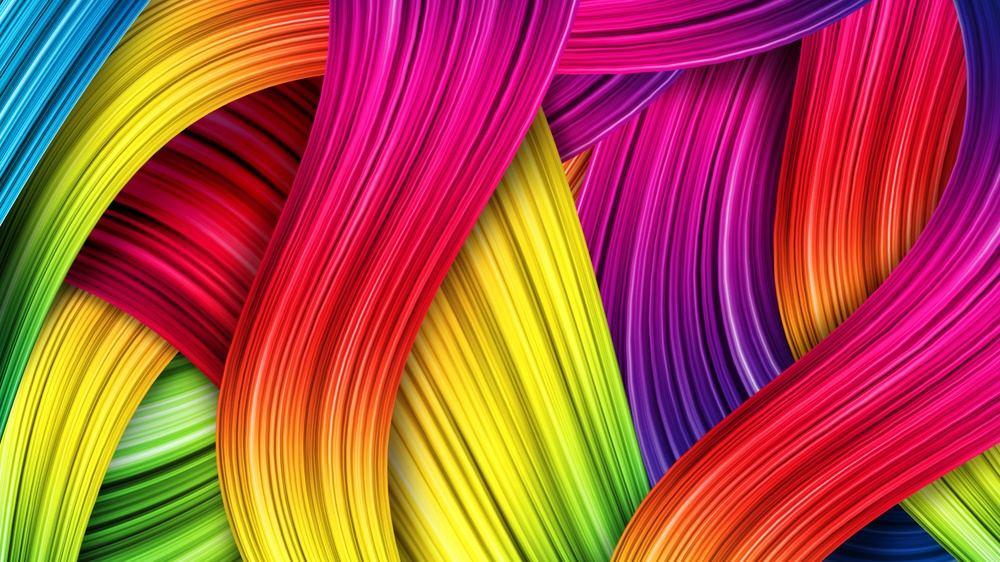
#> input picture image.jpeg, 1000 x 562 px, shrunk from 1920 x 1080 before the run
$ jupyter execute --allow-errors color.ipynb
#> lines starting #> are read from the running program, lines starting #| are printed output that depends on the picture
[cell 1]
import numpy as np
import cv2
from sklearn.cluster import MiniBatchKMeans
import matplotlib.pyplot as plt
import webcolors

def closest_color(requested_color):
    min_colors = {}
    for name, hex_value in webcolors.CSS3_NAMES_TO_HEX.items():
        r_c, g_c, b_c = webcolors.hex_to_rgb(hex_value)
        rd = (r_c - requested_color[0]) ** 2
        gd = (g_c - requested_color[1]) ** 2
        bd = (b_c - requested_color[2]) ** 2
        min_colors[(rd + gd + bd)] = name
    return min_colors[min(min_colors.keys())]

def generate_color_palette(image_path, num_colors):

#> called with image_path = 'image.jpeg', num_colors = 4
    image = cv2.imread(image_path)
#> image is the input picture: shape (562, 1000, 3); mean B, G, R 64.7, 81, 174.7

    image_rgb = cv2.cvtColor(image, cv2.COLOR_BGR2RGB)

    reshaped_image = image_rgb.reshape(-1, 3)


    gray_image = cv2.cvtColor(image, cv2.COLOR_BGR2GRAY)
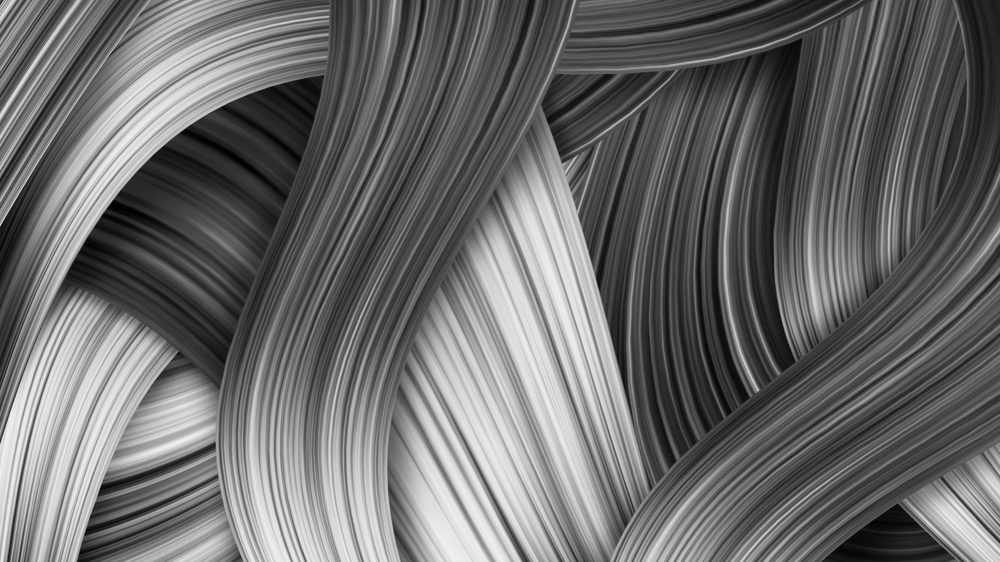
#> gray_image: shape (562, 1000); min 0, max 242, mean 107.2

    blurred_image = cv2.GaussianBlur(gray_image, (5, 5), 0)

    edges = cv2.Canny(blurred_image, 50, 150)
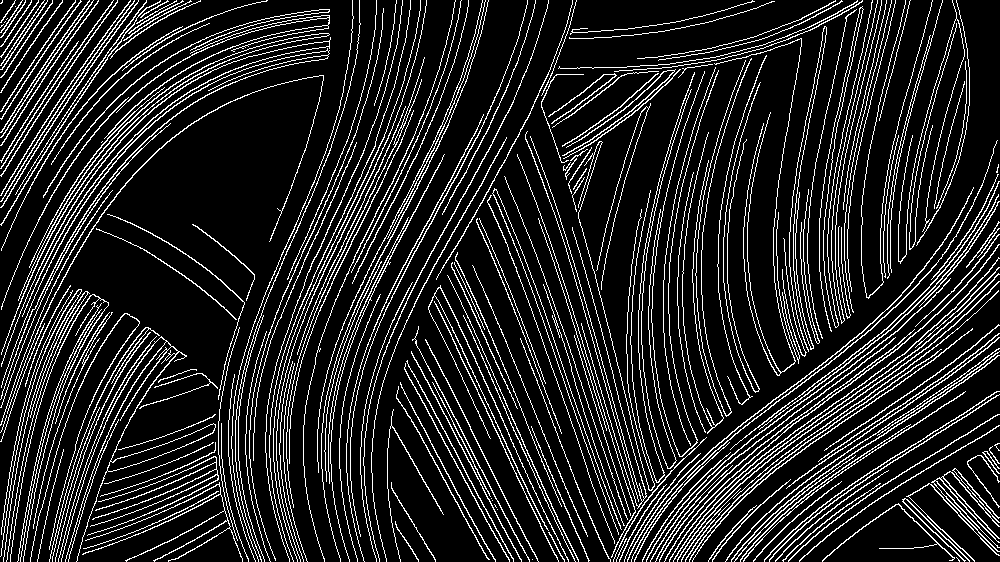
#> edges: shape (562, 1000); 14.6% white in thin lines or dots

    reshaped_edges = edges.reshape(-1, 1)


    features = np.concatenate((reshaped_image, reshaped_edges), axis=1)


    kmeans = MiniBatchKMeans(n_clusters=num_colors)
    kmeans.fit(features)
    colors = kmeans.cluster_centers_
    colors = colors[:, :3].astype(int)


    hex_values = []
    color_names = []


    fig, ax = plt.subplots(1, num_colors, figsize=(10, 2))

    for i, color in enumerate(colors):

        rgb_values = color / 255.

        hex_value = '#{:02x}{:02x}{:02x}'.format(color[0], color[1], color[2])
        hex_values.append(hex_value)

        color_name = closest_color(color)
        color_names.append(color_name)

        ax[i].add_patch(plt.Rectangle((0, 0), 1, 1, facecolor=rgb_values))
        ax[i].set_xlim((0, 1))
        ax[i].set_ylim((0, 1))
        ax[i].axis('off')
        ax[i].set_title(color_name)

    plt.tight_layout()
    plt.show()

    return hex_values, color_names


image_path = 'image.jpeg'
num_colors = 4
#> (the rest of this cell did not finish here and is left out)
